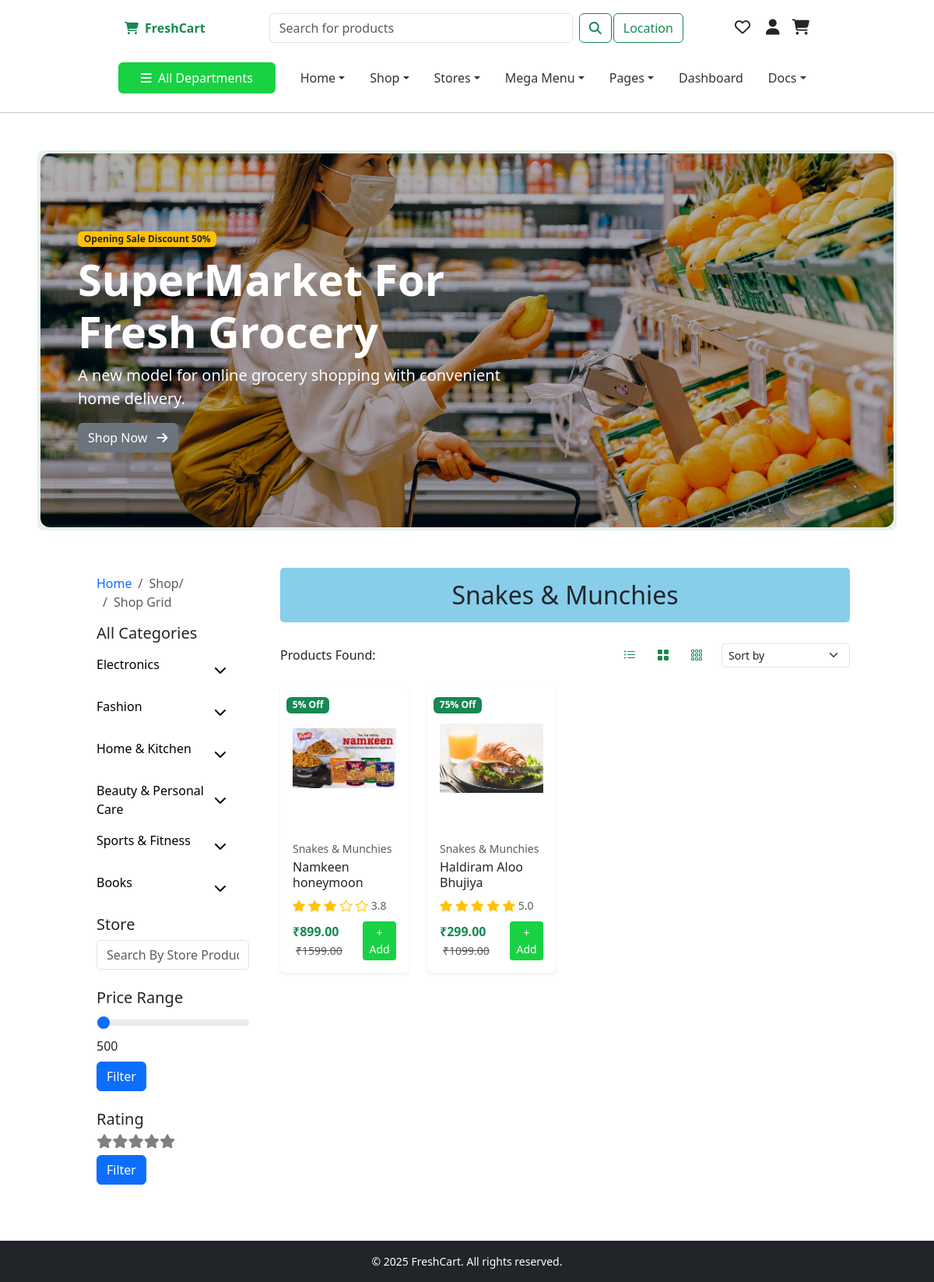
Page /products/category/1/ on the committed database.
### core/models.py (models this page shows, shortened)
class Category(models.Model):
    name = models.CharField(max_length=100)
    image = models.ImageField(upload_to='categories/', blank=True, null=True)
    is_featured_categories = models.BooleanField(default=False)

class Product(models.Model):
    category = models.ForeignKey(Category, on_delete=models.CASCADE, related_name='products')
    name = models.CharField(max_length=200)
    slug = models.SlugField(unique=True)
    price = models.DecimalField(max_digits=10, decimal_places=2)
    old_price = models.DecimalField(max_digits=10, decimal_places=2, null=True, blank=True)
    discount = models.PositiveIntegerField(blank=True, null=True)
    discount_end_time = models.DateTimeField(blank=True, null=True)
    rating = models.DecimalField(max_digits=2, decimal_places=1, default=0.0)
    image = models.ImageField(upload_to='products/', default='products/default.jpg')
    is_available = models.BooleanField(default=True)
    created_at = models.DateTimeField(auto_now_add=True)
    is_popular = models.BooleanField(default=False)
    is_daily_best_sell = models.BooleanField(default=False)

### products/views.py (the view)
# urls.py: path('category/<int:category_id>/', views.category_detail, name='category_detail'),
def category_detail(request, category_id):
    category = get_object_or_404(Category, id=category_id)
    products = Product.objects.filter(
        category__name=category.name,  # Category ka name match
        is_available=True              # Aur available bhi ho
    )
    return render(request, 'products/category_detail.html', {
        'category': category,
        'products': products
    })

### templates/products/category_detail.html (shortened to what this page needs)
{% extends 'core/base.html' %}
{% load static %}
{% block content %}
  <div class="container mt-5">
    <div class="row">
      <div class="col-md-3 mb-4">
        {% include 'products/category_listing.html' %}
      </div>
      <div class="col-md-9">
        <h2 class="mb-4 p-3 text-center" style="background-color: skyblue; border-radius: 5px;">{{ category.name }}</h2>
        <div class="d-flex justify-content-between align-items-center mb-4 flex-wrap gap-2">
          <div>
            <span>Products Found: <strong>{{ products_count }}</strong></span>
          </div>
          <div class="d-flex align-items-center gap-2">
            <div class="btn-group">
              <button type="button" class="btn btn-outline-success border-0"><i class="bi bi-list-ul me-1"></i></button>
              <button type="button" class="btn btn-outline-success border-0"><i class="bi bi-grid-fill me-1"></i></button>
              <button type="button" class="btn btn-outline-success border-0"><i class="bi bi-grid-3x3-gap me-1"></i></button>
            </div>
            <div>
              <select class="form-select form-select-sm">
                <option selected>Sort by</option>
              </select>
            </div>
          </div>
        </div>
        <div class="row row-cols-2 row-cols-md-4 g-4">
          {% for product in products %}
            <div class="col">
              <div class="card h-100 position-relative border-0 shadow-sm">
                {% if product.discount %}
                  <div class="position-absolute top-0 start-0 m-2">
                    <span class="badge bg-success">{{ product.discount }}% Off</span>
                  </div>
                {% endif %}
                {% if product.slug %}
                  <a href="{% url 'product_detail' product.slug %}"><img src="{{ product.image.url }}" class="card-img-top p-3" style="height: 180px; object-fit: contain;" alt="{{ product.name }}" /></a>
                {% else %}
                  <img src="{{ product.image.url }}" class="card-img-top p-3" style="height: 180px; object-fit: contain;" alt="{{ product.name }}" />
                {% endif %}
                <div class="card-body">
                  <small class="text-muted d-block mb-1">{{ product.category.name }}</small>
                  <h6 class="text-dark"><a href="{% url 'product_detail' product.slug %}" class="text-decoration-none text-dark">{{ product.name }}</a></h6>
                  <div class="d-flex align-items-center mb-2">
                    <div class="text-warning me-1">
                      {% for i in "12345" %}
                        {% with half_star=forloop.counter0|add:'0.5' %}
                          {% if forloop.counter <= product.rating %}
                            <i class="bi bi-star-fill"></i>
                          {% elif product.rating|floatformat:1 == half_star %}
                            <i class="bi bi-star-half"></i>
                          {% else %}
                            <i class="bi bi-star"></i>
                          {% endif %}
                        {% endwith %}
                      {% endfor %}
                    </div>
                    <small class="text-muted">{{ product.rating|floatformat:1 }}</small>
                  </div>
                  <div class="d-flex align-items-center justify-content-between">
                    <div>
                      <span class="text-success fw-bold">₹{{ product.price }}</span>
                      {% if product.old_price %}
                        <small class="text-muted text-decoration-line-through ms-1">₹{{ product.old_price }}</small>
                      {% endif %}
                    </div>
                    <a href="{% url 'add_to_cart' product.id %}" class="btn btn-sm btn-success">+ Add</a>
                  </div>
                </div>
              </div>
            </div>
          {% empty %}
            <div class="col-12">
              <div class="alert alert-info text-center" role="alert">No products available in this category.</div>
            </div>
          {% endfor %}
        </div>
      </div>
    </div>
  </div>
  <link rel="stylesheet" href="{% static 'css/products/category_detail.css' %}" />
{% endblock %}

### static/css/core/base.css (style rules this page uses)
body { font-family: 'Segoe UI', Tahoma, Geneva, Verdana, sans-serif; }
.btn-success { background-color: #18d243; border: none; }

### rows in the picture
Category: name "Snakes & Munchies"
Product: discount "5", image (picture), category.name "Snakes & Munchies", name "Namkeen honeymoon", rating "3.8", price "899.00", old_price "1599.00"
Product: discount "75", image (picture), category.name "Snakes & Munchies", name "Haldiram Aloo Bhujiya", rating "5.0", price "299.00", old_price "1099.00"

### other values in the picture
{{ request.GET.price_range|default:500 }} "500"
